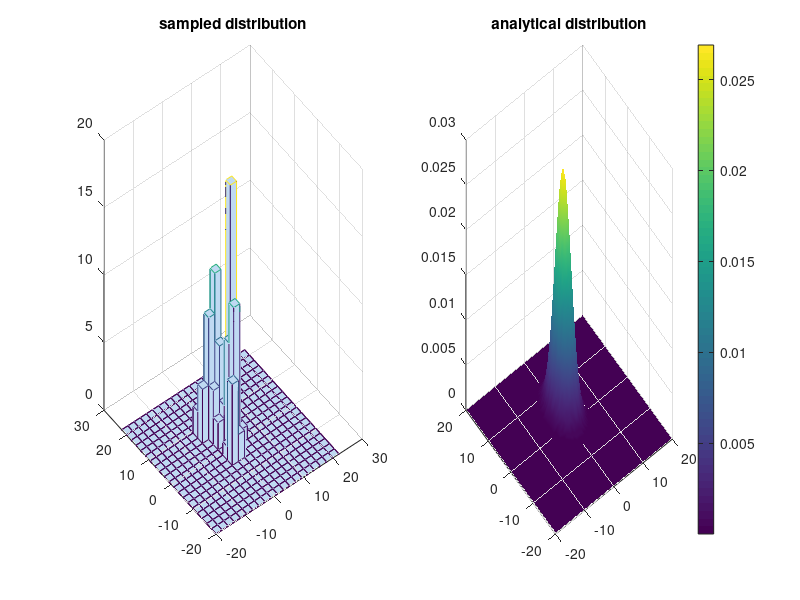

MATLAB code for this plot:
%%%%%%%%%%%%%%%%%%%%%%%%%%%%%%%%%%%%%%%%%%%%%%%%%%%%%%%%%%%%%%%%%
% MH sampling code
%author:bowen cheng
%date:2020 3.30
%%%%%%%%%%%%%%%%%%%%%%%%%%%%%%%%%%%%%%%%%%%%%%%%%%%%%%%%%%%%%%%%%%%
close all;clear all;clc;
diary on
N=100; %sample size
Nb=50; %burn-in sample 
mu=[1;4]; %mean 
sigma=[4,1;1,9];%variance
mu_p=[1;1];  %proposal mean
sig_p=[1,0;0,1];%proposal variance
x(:,1)=mvnrnd(mu_p,sig_p,1)'; %initial value
num_reject=0;
for i=1:N+Nb
    xstar=mvnrnd(x(:,i),sig_p,1); %draw sample from proposal
    c=mvnpdf(x(:,i),xstar',sig_p)./mvnpdf(xstar',x(:,i),sig_p); %correction factor
    alpha=min(1,c.*mvnpdf(xstar',mu,sigma)./mvnpdf(x(:,i),mu,sigma)); %acceptance ratio
    %disp(c)
    if rand<alpha
        x(:,i+1)=xstar;%accept the sample
    else
        x(:,i+1)=x(:,i); %reject the sample
        str='rejected'
        num_reject=num_reject+1;
    end
    i=i+1;
end
fprintf('total number of rejected = %d',num_reject)

%start to plot graph
x=x(:,Nb:end); %delete the burn-in sample 
nBins = 20;
bins1 = linspace(-20, 20, nBins);
bins2 = linspace(-20, 20, nBins);
% Display sampled distribution
ax = subplot(121);
hist3(x', 'Edges', {bins1, bins2});
title('sampled distribution')
%display the anylatical distribution
ax = subplot(122);
x=-20:0.5:20;
y=-20:0.5:20;
mu=[1,4];
sigma=[4 1; 1 9]; 
[X,Y]=meshgrid(x,y); 
p=mvnpdf([X(:),Y(:)],mu,sigma);
P=reshape(p,size(X)); 
surf(X,Y,P)
shading interp
colorbar
title('analytical distribution');    
diary off
    
    
    
    
    